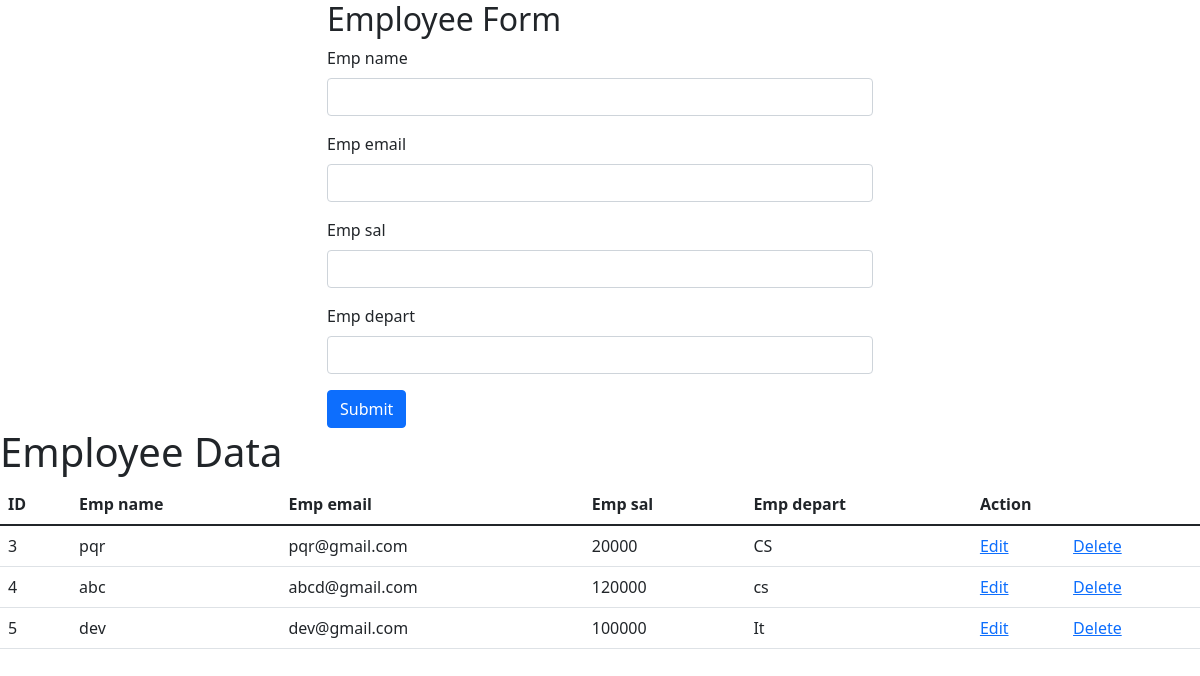
The page /home on the database its author committed.
### myapp/models.py (models this page shows, shortened)
class Employee(models.Model):
    emp_name = models.CharField(max_length=100)
    emp_email = models.EmailField(max_length=100)
    emp_sal = models.IntegerField()
    emp_depart= models.CharField(max_length=100)

### myapp/views.py (the view, shortened to what this page needs)
# urls.py: path('home',home,name ='home'),
def home(request):
    queryset = Employee.objects.all()
    context = {
        'data':queryset
    }
    return render(request,'index.html',context)

### templates/index.html (shortened to what this page needs)
<!doctype html>
<html lang="en">
<head>
    <link href="https://cdn.jsdelivr.net/npm/bootstrap@5.1.3/dist/css/bootstrap.min.css" rel="stylesheet"
>
</head>
<body>
    <div class="container">
        <div class="row">
            <div class="col-6 mx-auto">
                <h2> Employee Form</h2>
                <form method="POST">
                    <div class="mb-3">
                        <label for="exampleInputEmail1" class="form-label">Emp name</label>
                        <input type="text" class="form-control" name='emp_name'>
                    </div>
                    <div class="mb-3">
                        <label for="exampleInputEmail1" class="form-label">Emp email</label>
                        <input type="email" class="form-control" name='emp_email'>
                    </div>
                    <div class="mb-3">
                        <label for="exampleInputEmail1" class="form-label">Emp sal</label>
                        <input type="number" class="form-control" name='emp_sal'>
                    </div>
                    <div class="mb-3">
                        <label for="exampleInputEmail1" class="form-label">Emp depart</label>
                        <input type="text" class="form-control" name='emp_depart'>
                    </div>
                    <button type="submit" class="btn btn-primary">Submit</button>
                </form>
            </div>
        </div>
    </div>
    <h1>Employee Data</h1>
    <table class="table">
        <thead>
            <th>ID</th>
            <th>Emp name</th>
            <th>Emp email</th>
            <th>Emp sal</th>
            <th>Emp depart</th>
            <th colspan="2">Action</th>
        </thead>
        <tbody>
            {% for emp in data %}
            <tr>
                <td>{{emp.id}}</td>
                <td>{{emp.emp_name}}</td>
                <td>{{emp.emp_email}}</td>
                <td>{{emp.emp_sal}}</td>
                <td>{{emp.emp_depart}}</td>
                <td><a href="{% url 'update_emp' emp.id  %}">Edit</a></td>
                <td><a href="{% url 'delete_emp' emp.id  %}">Delete</a></td>
            </tr>
            {% endfor %}
        </tbody>
    </table>
</body>
</html>

### rows shown on the page
Employee: id "3", emp_name "pqr", emp_email "pqr@gmail.com", emp_sal "20000", emp_depart "CS"
Employee: id "4", emp_name "abc", emp_email "abcd@gmail.com", emp_sal "120000", emp_depart "cs"
Employee: id "5", emp_name "dev", emp_email "dev@gmail.com", emp_sal "100000", emp_depart "It"
